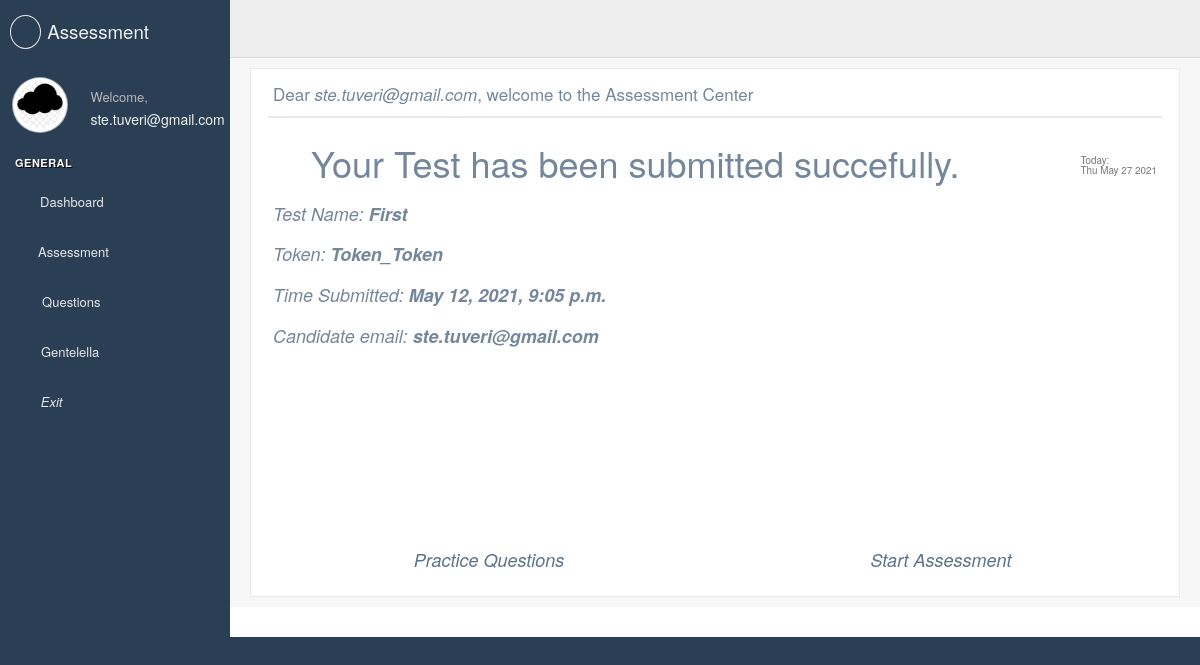
Before: /assessment/candidate/home (signed in) with the older database file.
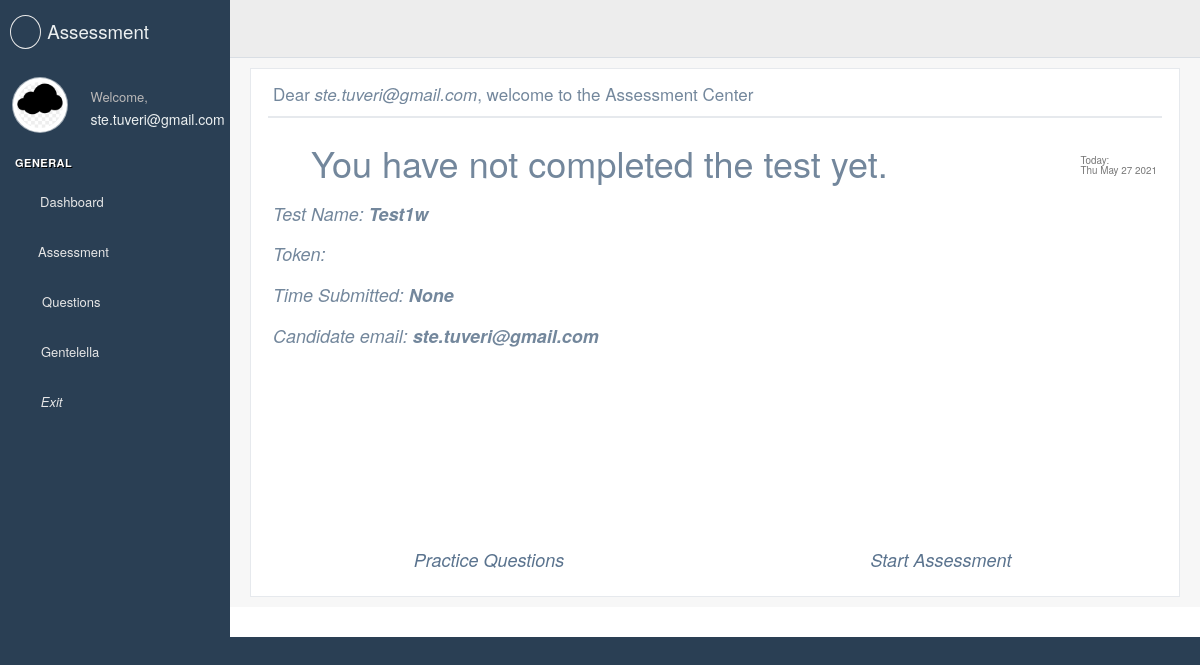
After: the same page with the newer database file.
### assessment/models.py (models this page shows, shortened)
class Assessment(models.Model):
    YES_NO = ( ('Yes', 'Yes'), ('No', 'No'),)
    assessment_name = models.CharField(max_length=20, blank=True, null=True, unique=True)
    candidate_name = models.CharField(max_length=20, blank=True, null=True)
    candidate_surname = models.CharField(max_length=20, blank=True, null=True)
    candidate_email = models.EmailField(max_length=254, null=True, blank=True)
    slug = models.SlugField(max_length=40,null=True, blank=True)
    token = models.CharField(max_length=256, null=True, blank=True)
    creator_email = models.EmailField(max_length=254, null=True, blank=True)
    date_creation = models.DateTimeField(blank=True, null=True,)
    date_sent = models.DateTimeField(blank=True, null=True,)
    date_first_opened = models.DateTimeField(blank=True, null=True,)
    date_complete = models.DateTimeField(blank=True, null=True,)
    questions_selected = models.ManyToManyField(Question,null=True,blank=True)
    time_to_complete = models.IntegerField(blank=True, null=True)
    completed = models.CharField(max_length=3, blank=True, null=True, choices=YES_NO, default='No')
    answers = models.JSONField(blank=True, null=True)
    score = models.IntegerField(blank=True, null=True)

### assessment/views.py (the view)
# urls.py: path("candidate/home", CandidateHomeView.as_view(template_name='assessment/candidate/home.html'),
@method_decorator(login_required, name='dispatch')
class CandidateHomeView(TemplateView):
        template_name = 'assessment/home.html'
        context_object_name = 'candidate_home_view'
        def get_context_data(self, **kwargs):
            context = super().get_context_data(**kwargs)
            try:
                context['assessment'] = Assessment.objects.filter(candidate_email__iexact=self.request.user.email)[0]
            except:
                context['assessment'] = []
            return context
        def get(self, request, *args, **kwargs):
            return super().get(request, *args, **kwargs)

### assessment/templates/assessment/candidate/home.html (shortened to what this page needs)
{% extends "base_custom.html" %}
{% load crispy_forms_tags %}
{% load static %}
{% block stylesheets %}
  {{ block.super }}
    <link rel="stylesheet" href="/static/build/css/cards.css">
{% endblock stylesheets %}
{% block content %}
  <div class="right_col" role="main">
    <div class="">
      <div class="row">
        <div class="col-md-12">
          <div class="x_panel">
            <div class="x_title">
                <h2>Dear <i>{{ user }}</i>, welcome to the Assessment Center</h2>
              <div class="clearfix"></div>
            </div>
            <div class="x_content">
                <form method="post" action="">
                    <section class="">
                        <div class="row">
                          <div class="col-xs-12">
                            <h1>
                                {% if assessment.completed == 'Yes'%}
                                <i class="fas fa-check-circle"></i> Your Test has been submitted succefully.
                                {% else %}
                                <i class="fas fa-pause-circle"></i> You have not completed the test yet.
                                {% endif %}
                                <small class="pull-right"><small><small>
                                    Today: <div id="demo"></div>
                                    </small></small>
                                </small>
                            </h1>
                          </div>
                        </div>
                        <div class="row">
                          <div class="col-xs-12">
                              <h2>
                                   <i>Test Name:<strong> {{assessment.assessment_name}}</strong></i>
                              </h2>
                          </div>
                        </div>
                        <div class="row">
                          <div class="col-xs-12">
                              <h2>
                                   <i>Token: <strong>{{assessment.token}}</strong></i>
                              </h2>
                          </div>
                        </div>
                        <div class="row">
                          <div class="col-xs-12">
                              <h2>
                                   <i>Time Submitted:<strong> {{assessment.date_complete}}</strong></i>
                              </h2>
                          </div>
                        </div>
                        <div class="row">
                          <div class="col-xs-12">
                              <h2>
                                  <i>Candidate email: <strong>{{assessment.candidate_email}}</strong></i>
                              </h2>
                          </div>
                        </div>
                        <div class="row" style="padding-top:5%">
                            <div class="col-xs-6" style="text-align: center;">
                                <a href="">
                                <i class="fas fa-chalkboard-teacher fa-10x" style="text-align: center;"></i>
                                <div style="text-align: center; padding-top:2%"><h2><i>Practice Questions</i></h2></div>
                                </a>
                            </div>
                            <div class="col-xs-6" style="text-align: center;">
                                <a href="">
                                <i class="fas fa-shapes fa-10x" style="text-align: center;"></i>
                                <div style="text-align: center; padding-top:2%"><h2><i>Start Assessment</i></h2></div>
                                </a>
                            </div>
                        </div>
                        <div class="row no-print">
                          <div class="col-xs-12">
                          </div>
                        </div>
                    </section>
                </form>
            </div>
          </div>
        </div>
      </div>
    </div>
  </div>
{% endblock content %}

Changed rows visible on the page:
no longer on this page (row edited): Assessment: assessment_name "First", token "Token_Token", date_complete "May 12, 2021, 9:05 p.m.", candidate_email "ste.tuveri@gmail.com"
added Assessment: assessment_name "Test1w", date_complete "None", candidate_email "ste.tuveri@gmail.com"
Other visible differences:
text no longer shown: "Your Test has been submitted succefully."
text now shown: "You have not completed the test yet."
